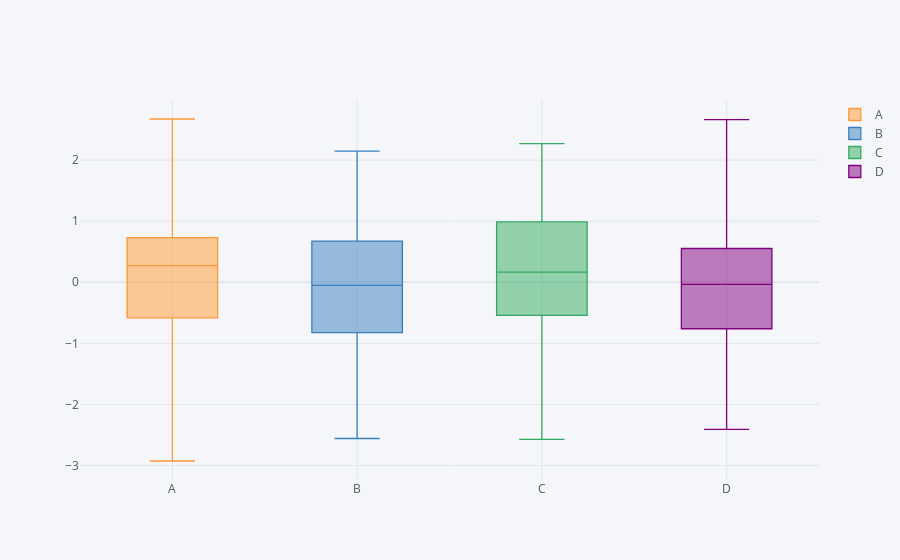

Notebook code cell kept with this figure:
### Markdown cell above
### Box plot

### Code cell
df1.iplot(kind='box')
